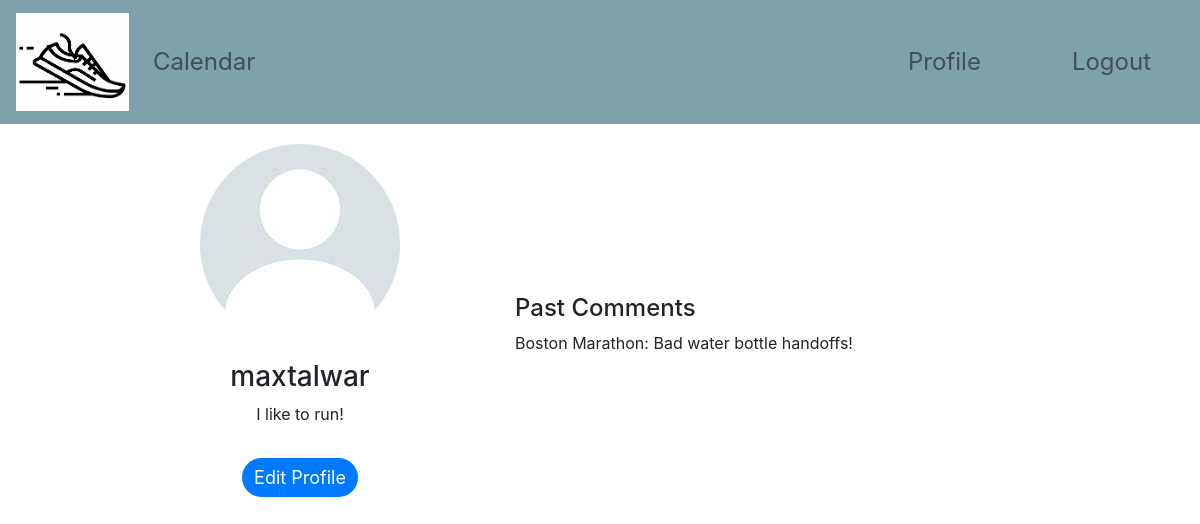
The page /profile (signed in) on the database as committed earlier.
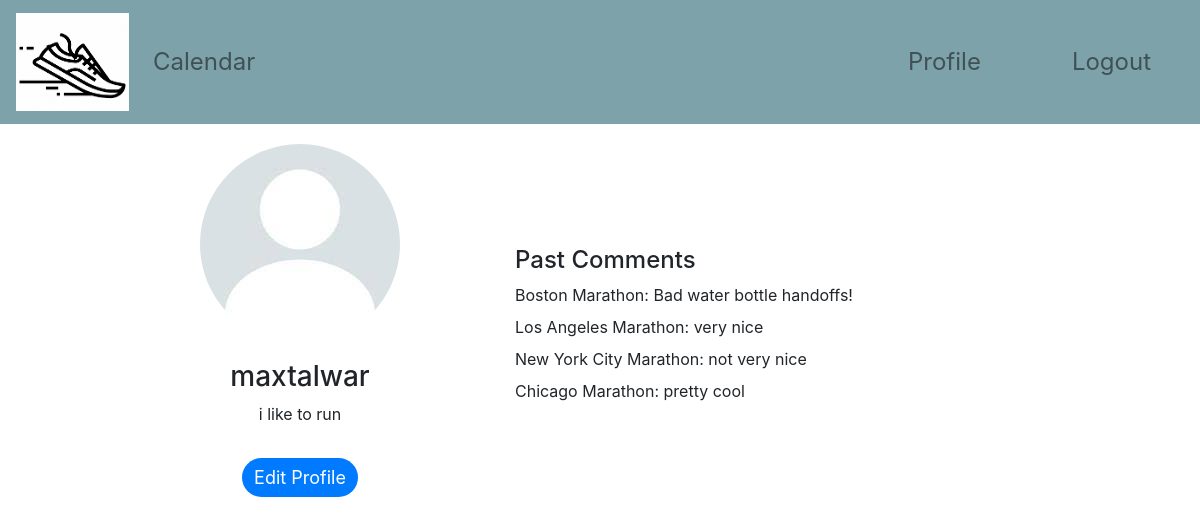
The same page on the database as committed later.
### models.py (models this page shows, shortened)
class User(Base):
    __tablename__ = "users"
    id = Column("id", INTEGER, primary_key=True)
    username = Column("username", TEXT, nullable=False)
    email = Column("email", TEXT, nullable=False)
    password = Column("password", TEXT, nullable=False)
    first_name = Column("first_name", TEXT, nullable=True)
    last_name = Column("last_name", TEXT, nullable=True)
    bio = Column("bio", TEXT, nullable=True)
    profile_pic = Column("profile_pic", TEXT, nullable=False)
    reviews = relationship("Review", back_populates="user")

### app.py (the view)
@app.route("/profile")
def profile():
    if "username" not in session:
        return redirect(url_for("login"))
    username = session["username"]
    user = db_session.query(User).filter(User.username == username).first()
    if user is None:
        flash("User not found. Please log in again.", "warning")
        session.pop("username", None)
        return redirect(url_for("login"))
    reviews = db_session.query(Race.race_name, Review.review_text).filter(Review.user_id == user.id).join(Race, Review.race_id == Race.id).all()
    comments = []
    for race_name, review_text in reviews:
        comments.append(f"{race_name}: {review_text}")
    return render_template("profile.html", username = username, comments = comments, user = user)

### templates/profile.html (shortened to what this page needs)
{% extends "base.html" %}
{% block content %}
<head>
    <link rel="stylesheet" href="https://maxcdn.bootstrapcdn.com/bootstrap/4.5.2/css/bootstrap.min.css">
    <link rel="stylesheet" href="{{ url_for('static', filename='style.css') }}">
</head>
<body>
    <div class="container-fluid profile-container">
        <div class="row justify-content-center align-items-center">
            <div class="col-md-4 text-center">
                <div class="profile-img">
                    <img src="{{ url_for('static', filename='assets/profile_photo.jpeg') }}" alt="Profile Photo" class="img-fluid rounded-circle">
                </div>
                <div class="profile-bio">
                    <h3>{{username}}</h3>
                    <p>{{ user.bio }}</p>
                </div>
                <div class="edit-profile-button">
                    <a href="{{ url_for('edit_profile') }}" class="btn btn-primary mt-3">Edit Profile</a>
                </div>
            </div>
            <div class="col-md-6">
                <div class="profile-comments">
                    <h4>Past Comments</h4>
                    <ul>
                        {% for comment in comments %}
                            <li>{{ comment }}</li>
                        {% endfor %}
                    </ul>
                </div>
            </div>
        </div>
    </div>
</body>
{% endblock %}

### templates/base.html (shortened to what this page needs)
<!DOCTYPE html>
<html lang="en">
<head>
    <link rel="stylesheet" href="{{url_for('static', filename='styles/style.css')}}">
    <link rel="stylesheet" href="https://maxcdn.bootstrapcdn.com/bootstrap/4.5.2/css/bootstrap.min.css">
</head>
<body>
    <nav class="navbar navbar-expand-lg navbar-light bg-color">
        <a class="navbar-brand" href="#">
            <img src="{{ url_for('static', filename='assets/logo.png') }}" width="113" height="98" alt="Logo">
        </a>
        <ul class="navbar-nav mr-auto">
            <li class="nav-item">
                <a class="nav-link" href="{{ url_for('calendar')}}">Calendar</a>
            </li>
        </ul>
        <div class="collapse navbar-collapse justify-content-end" id="navbarNav">
            <ul class="navbar-nav">
                {% if session["username"] %}
                    <li class="nav-item profile-link">
                        <a class="nav-link" href="{{ url_for('profile') }}">Profile</a>
                    </li>
                    <li class="nav-item">
                        <a class="nav-link" href="{{ url_for('logout') }}">Logout</a>
                    </li>
                {% endif %}
            </ul>
        </div>
    </nav>
    {% block content %}{% endblock %}
</body>
</html>

### static/styles/style.css (style rules this page uses)
body { background-color: #fff; }
.btn-primary { background-color: #007bff; border: none; border-radius: 20px; font-size: 18px; }
.navbar { background-color: #7EA2AA; }
.container-fluid { margin-top: 20px; }
.navbar-nav .nav-link { font-size: 1.5rem; padding: 0.5rem; margin-right: 25px; }
.profile-link .nav-link { margin-right: 75px; }
.profile-img { margin-bottom: 1rem; }
.profile-bio h3 { margin-top: 1rem; margin-bottom: 0; }
.profile-bio p { margin-top: 0.5rem; }
.profile-comments { margin-top: 1rem; }
.profile-comments ul { list-style: none; margin: 0; padding: 0; }
.profile-comments ul li { margin-bottom: 0.5rem; }

Rows that differ between the two databases and show on the page:
changed User "maxtalwar": bio "I like to run!" → "i like to run"
Other text that changed with them:
new list line: "Los Angeles Marathon: very nice"
new list line: "New York City Marathon: not very nice"
new list line: "Chicago Marathon: pretty cool"
